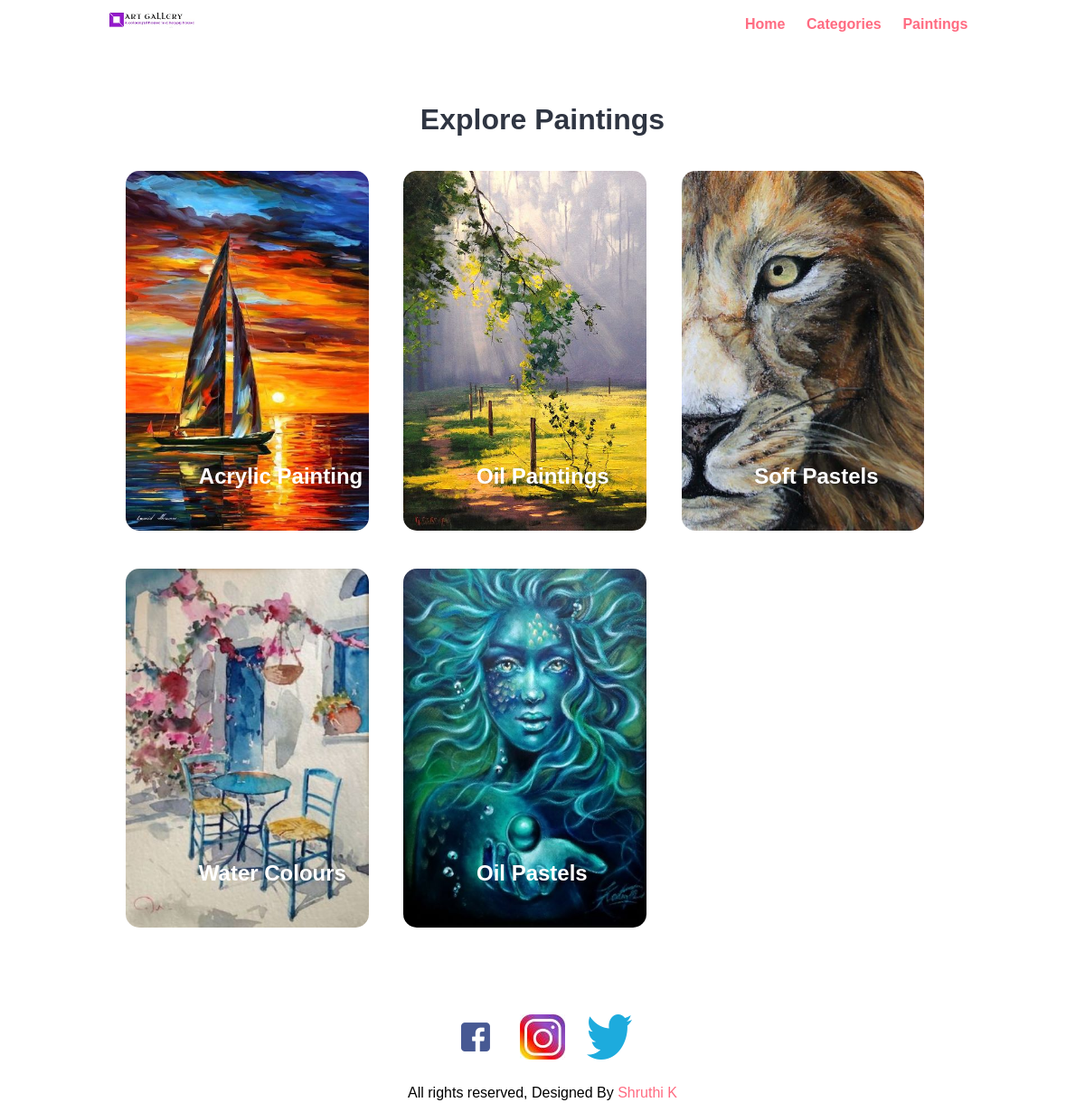
/categories.php, run on the app's committed database.
### tables this page shows
CREATE TABLE `tbl_category` (
  `id` int(10) UNSIGNED NOT NULL,
  `title` varchar(100) NOT NULL,
  `image_name` varchar(255) NOT NULL,
  `featured` varchar(10) NOT NULL,
  `active` varchar(10) NOT NULL
);

### categories.php (the view, shortened to what this page needs)
<?php include('partials-front/menu.php'); ?>
<section class="categories">
    <div class="container">
        <h2 class="text-center">Explore Paintings</h2>
        <?php
            $sql = "SELECT * FROM tbl_category WHERE active='Yes'";
            $res = mysqli_query($conn, $sql);
            $count = mysqli_num_rows($res);
            if($count>0)
            {
                while($row=mysqli_fetch_assoc($res))
                {
                    $id = $row['id'];
                    $title = $row['title'];
                    $image_name = $row['image_name'];
                    ?>
                    <a href="<?php echo SITEURL; ?>category-paintings.php?category_id=<?php echo $id; ?>">
                        <div class="box-3 float-container">
                            <?php
                                if($image_name=="")
                                {
                                    echo "<div class='error'>Image not found.</div>";
                                }
                                else
                                {
                                    ?>
                                    <img src="<?php echo SITEURL; ?>images/category/<?php echo $image_name; ?>" alt="Painting" class="img-responsive img-curve">
                                    <?php
                                }
                            ?>
                            <h3 class="float-text text-white"><?php echo $title; ?></h3>
                        </div>
                    </a>
                    <?php
                }
            }
            else
            {
                echo "<div class='error'>Category not found.</div>";
            }
        ?>
    </div>
</section>
<?php include('partials-front/footer.php'); ?>

### css/style.css (style rules this page uses)
* { margin: 0 0; padding: 0 0; font-family: Arial, Helvetica, sans-serif; }
.container { width:80%; margin: 0 auto; padding: 1%; }
.img-responsive { width: 100%; }
.img-curve { border-radius: 15px; }
.text-center { text-align: center; }
.text-white { color: white; }
a { color:#ff6b81; text-decoration: none; }
h2 { color: #2f3542; font-size: 2rem; margin-bottom: 2%; }
h3 { font-size: 1.5rem; }
.float-container { position: relative; }
.float-text { position: absolute; bottom: 50px; left: 30%; }
.categories { padding: 4% 0; }
.box-3 { width: 28%; float: left; margin: 2%; }

### data on the page
tbl_category: image_name (picture), title "Acrylic Painting"
tbl_category: image_name (picture), title "Oil Paintings"
tbl_category: image_name (picture), title "Soft Pastels"
tbl_category: image_name (picture), title "Water Colours"
tbl_category: image_name (picture), title "Oil Pastels"
